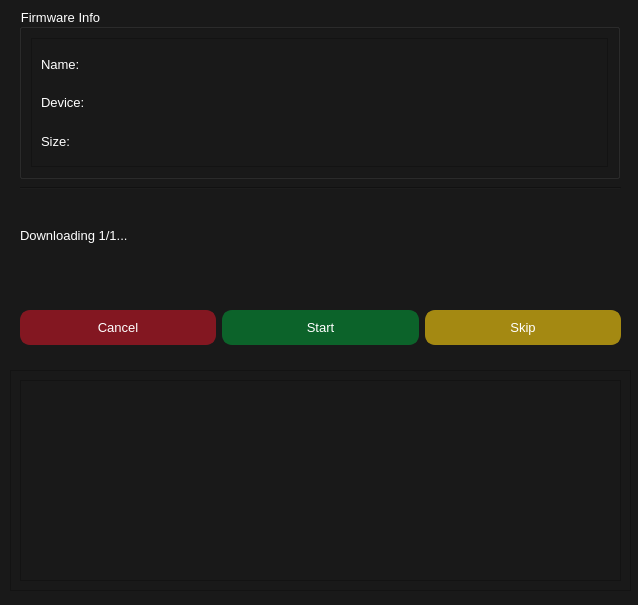
<?xml version="1.0" encoding="UTF-8"?>
<ui version="4.0">
 <class>MainWindow</class>
 <widget class="QMainWindow" name="MainWindow">
  <property name="geometry">
   <rect>
    <x>0</x>
    <y>0</y>
    <width>638</width>
    <height>605</height>
   </rect>
  </property>
  <property name="minimumSize">
   <size>
    <width>200</width>
    <height>600</height>
   </size>
  </property>
  <property name="windowTitle">
   <string>MainWindow</string>
  </property>
  <property name="styleSheet">
   <string notr="true">background-color: #191919;</string>
  </property>
  <widget class="QWidget" name="centralwidget">
   <widget class="QFrame" name="frame_2">
    <property name="geometry">
     <rect>
      <x>10</x>
      <y>370</y>
      <width>621</width>
      <height>221</height>
     </rect>
    </property>
    <property name="styleSheet">
     <string notr="true">QListWidget {
	color: #fff;
}
QScrollBar:vertical {
    background: white;
     width: 15px;
 }
 QScrollBar::handle:vertical {
    background: #0C632A;
 }

QScrollBar:horizontal {
    background: white;
    height: 15px;
}

QScrollBar::handle:horizontal {
    background: #0C632A;
}</string>
    </property>
    <property name="frameShape">
     <enum>QFrame::StyledPanel</enum>
    </property>
    <property name="frameShadow">
     <enum>QFrame::Raised</enum>
    </property>
    <layout class="QGridLayout" name="gridLayout_5">
     <item row="0" column="0">
      <widget class="QListWidget" name="main_list">
       <property name="minimumSize">
        <size>
         <width>0</width>
         <height>10</height>
        </size>
       </property>
       <property name="maximumSize">
        <size>
         <width>610</width>
         <height>300</height>
        </size>
       </property>
       <property name="font">
        <font>
         <pointsize>10</pointsize>
         <strikeout>false</strikeout>
        </font>
       </property>
       <property name="styleSheet">
        <string notr="true">QListWidget {
	color: #fff;
}
QScrollBar:vertical {
    background: white;
     width: 15px;
 }
 QScrollBar::handle:vertical {
    background: #0C632A;
 }

QScrollBar:horizontal {
    background: white;
    height: 15px;
}

QScrollBar::handle:horizontal {
    background: #0C632A;
}</string>
       </property>
       <property name="isWrapping" stdset="0">
        <bool>false</bool>
       </property>
       <property name="resizeMode">
        <enum>QListView::Fixed</enum>
       </property>
       <property name="layoutMode">
        <enum>QListView::SinglePass</enum>
       </property>
       <property name="spacing">
        <number>3</number>
       </property>
       <property name="viewMode">
        <enum>QListView::ListMode</enum>
       </property>
       <property name="modelColumn">
        <number>0</number>
       </property>
       <property name="uniformItemSizes">
        <bool>true</bool>
       </property>
       <property name="wordWrap">
        <bool>false</bool>
       </property>
       <property name="selectionRectVisible">
        <bool>true</bool>
       </property>
       <property name="sortingEnabled">
        <bool>false</bool>
       </property>
      </widget>
     </item>
    </layout>
   </widget>
   <widget class="QGroupBox" name="main_window_info">
    <property name="geometry">
     <rect>
      <x>19</x>
      <y>8</y>
      <width>601</width>
      <height>171</height>
     </rect>
    </property>
    <property name="minimumSize">
     <size>
      <width>100</width>
      <height>130</height>
     </size>
    </property>
    <property name="font">
     <font>
      <pointsize>10</pointsize>
     </font>
    </property>
    <property name="styleSheet">
     <string notr="true">color: rgb(255, 255, 255);</string>
    </property>
    <property name="title">
     <string>Firmware Info</string>
    </property>
    <layout class="QGridLayout" name="gridLayout_8">
     <item row="0" column="0">
      <widget class="QFrame" name="frame">
       <property name="font">
        <font/>
       </property>
       <property name="frameShape">
        <enum>QFrame::StyledPanel</enum>
       </property>
       <property name="frameShadow">
        <enum>QFrame::Raised</enum>
       </property>
       <layout class="QGridLayout" name="gridLayout_6">
        <item row="1" column="0">
         <layout class="QGridLayout" name="gridLayout_7">
          <item row="3" column="0">
           <widget class="QLabel" name="size">
            <property name="font">
             <font>
              <pointsize>10</pointsize>
             </font>
            </property>
            <property name="styleSheet">
             <string notr="true">color: rgb(255, 255, 255);</string>
            </property>
            <property name="text">
             <string>Size:</string>
            </property>
           </widget>
          </item>
          <item row="0" column="0">
           <widget class="QLabel" name="name">
            <property name="font">
             <font>
              <pointsize>10</pointsize>
             </font>
            </property>
            <property name="styleSheet">
             <string notr="true">color: rgb(255, 255, 255);</string>
            </property>
            <property name="text">
             <string>Name:</string>
            </property>
            <property name="wordWrap">
             <bool>true</bool>
            </property>
           </widget>
          </item>
          <item row="2" column="0">
           <widget class="QLabel" name="device">
            <property name="font">
             <font>
              <pointsize>10</pointsize>
             </font>
            </property>
            <property name="styleSheet">
             <string notr="true">color: rgb(255, 255, 255);</string>
            </property>
            <property name="text">
             <string>Device:</string>
            </property>
           </widget>
          </item>
         </layout>
        </item>
       </layout>
      </widget>
     </item>
    </layout>
   </widget>
   <widget class="Line" name="line">
    <property name="geometry">
     <rect>
      <x>20</x>
      <y>180</y>
      <width>601</width>
      <height>16</height>
     </rect>
    </property>
    <property name="font">
     <font>
      <bold>true</bold>
     </font>
    </property>
    <property name="styleSheet">
     <string notr="true">color: rgb(255, 255, 255);</string>
    </property>
    <property name="orientation">
     <enum>Qt::Horizontal</enum>
    </property>
   </widget>
   <widget class="QLabel" name="header">
    <property name="geometry">
     <rect>
      <x>20</x>
      <y>210</y>
      <width>591</width>
      <height>51</height>
     </rect>
    </property>
    <property name="font">
     <font>
      <pointsize>10</pointsize>
      <bold>false</bold>
     </font>
    </property>
    <property name="styleSheet">
     <string notr="true">color: rgb(255, 255, 255);</string>
    </property>
    <property name="text">
     <string>Downloading 1/1...</string>
    </property>
   </widget>
   <widget class="QWidget" name="layoutWidget">
    <property name="geometry">
     <rect>
      <x>20</x>
      <y>280</y>
      <width>601</width>
      <height>81</height>
     </rect>
    </property>
    <layout class="QGridLayout" name="gridLayout">
     <item row="0" column="1">
      <widget class="QPushButton" name="start">
       <property name="minimumSize">
        <size>
         <width>150</width>
         <height>35</height>
        </size>
       </property>
       <property name="maximumSize">
        <size>
         <width>500</width>
         <height>20</height>
        </size>
       </property>
       <property name="font">
        <font>
         <pointsize>10</pointsize>
         <bold>false</bold>
        </font>
       </property>
       <property name="cursor">
        <cursorShape>PointingHandCursor</cursorShape>
       </property>
       <property name="styleSheet">
        <string notr="true">QPushButton {
        background-color: #0C632A;
        border: none;
        color: #fff;
 		border: 2px solid #0C632A;
    	border-radius: 10px;
    }

 QPushButton:hover {
	background-color: #084D20;
}

QToolTip { 
	color: #fff; background-color: #000; border: none; 

}</string>
       </property>
       <property name="text">
        <string>Start</string>
       </property>
       <property name="default">
        <bool>true</bool>
       </property>
      </widget>
     </item>
     <item row="0" column="0">
      <widget class="QPushButton" name="cancel_btn">
       <property name="minimumSize">
        <size>
         <width>150</width>
         <height>35</height>
        </size>
       </property>
       <property name="maximumSize">
        <size>
         <width>500</width>
         <height>20</height>
        </size>
       </property>
       <property name="font">
        <font>
         <pointsize>10</pointsize>
         <bold>false</bold>
        </font>
       </property>
       <property name="cursor">
        <cursorShape>PointingHandCursor</cursorShape>
       </property>
       <property name="styleSheet">
        <string notr="true">QPushButton {
        background-color: #831721;
        border: none;
        color: #fff;
 		border: 2px solid #831721;
    	border-radius: 10px;
    }

 QPushButton:hover {
	background-color: #75141d;
}

QToolTip { 
	color: #fff; background-color: #000; border: none; 

}</string>
       </property>
       <property name="text">
        <string>Cancel</string>
       </property>
      </widget>
     </item>
     <item row="0" column="2">
      <layout class="QGridLayout" name="gridLayout_2">
       <item row="0" column="0">
        <widget class="QPushButton" name="skip">
         <property name="minimumSize">
          <size>
           <width>150</width>
           <height>35</height>
          </size>
         </property>
         <property name="maximumSize">
          <size>
           <width>500</width>
           <height>20</height>
          </size>
         </property>
         <property name="font">
          <font>
           <pointsize>10</pointsize>
           <bold>false</bold>
          </font>
         </property>
         <property name="cursor">
          <cursorShape>PointingHandCursor</cursorShape>
         </property>
         <property name="styleSheet">
          <string notr="true">QPushButton {
        background-color: #a48912;
        border: none;
        color: #fff;
		padding: 7px;
		border: 2px solid #a48912;
    	border-radius: 10px;
    }

QPushButton:disabled {
        border: none;
    	border-radius: 10px;
}

QPushButton:hover {
	background-color: #957d10;
}

QToolTip { 
	color: #fff; background-color: #000; border: none; 

}

</string>
         </property>
         <property name="text">
          <string>Skip</string>
         </property>
        </widget>
       </item>
      </layout>
     </item>
    </layout>
   </widget>
  </widget>
 </widget>
 <resources/>
 <connections/>
</ui>
